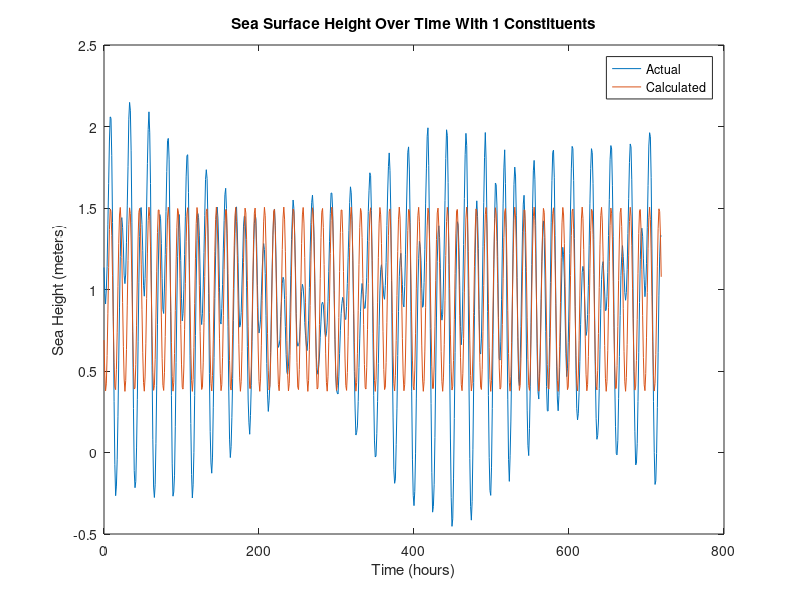
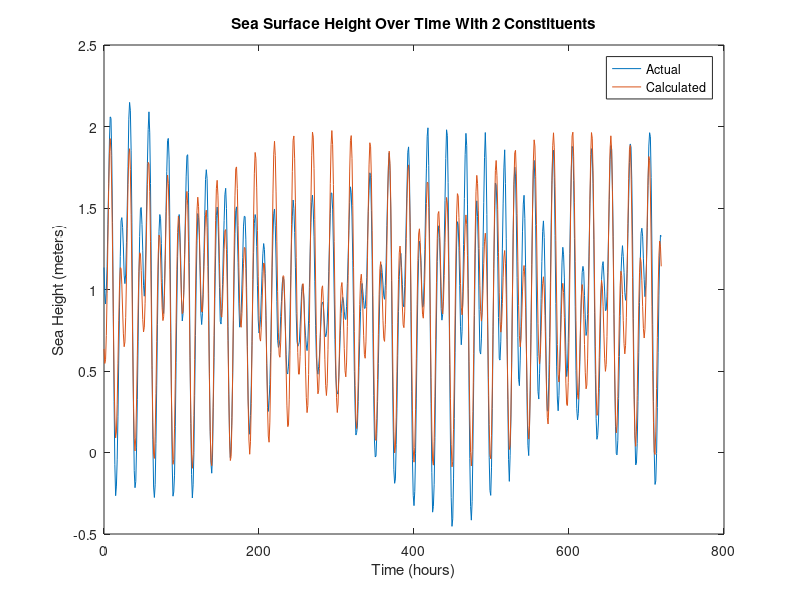
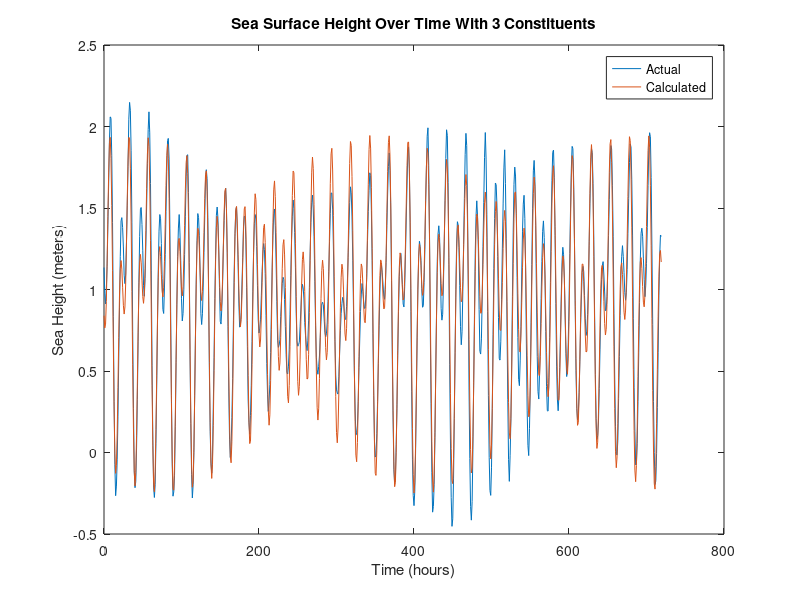
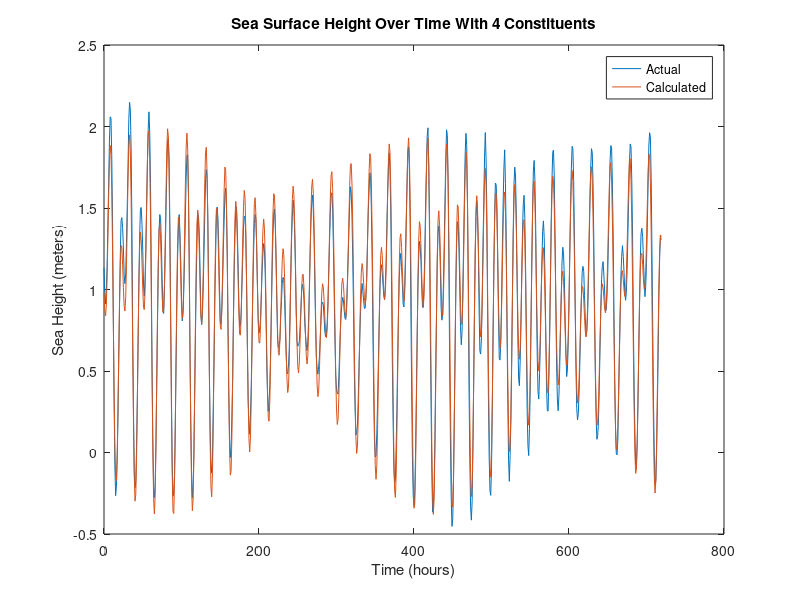

Recreate these plots in MATLAB, in order.
%PSet 4 Problem 2
clear;

% A)
load tide_data;
k=1:1:720;
newt=t(k);
newh=h(k);
T=[12.420601220444135;23.934469655965803;25.819341664737628;12.000000000000000];

for p=1:4
    figure;
    A=ones(length(newt),p*2+1);
    
    for i=2:p+1
        for j=1:length(newt)
            A(j,i)= cos(2*pi*newt(j)/T(i-1));
        end
    end
    for i=p+2:p*2+1
        for j=1:length(newt)
            A(j,i)= -sin(2*pi*newt(j)/T(i-(p+1)));
        end
    end
    
    Ata=A'*A;
    Atb=A'*newh;
    %f=gauss(Ata,Atb);
    f=Ata\Atb;
    i=2:1:p+1;
    x=f(i);
    y=f(i+p);
    h0=f(1);
    phi=atan2(y,x);
    a=x./cos(phi);
    
    ht= [];
    
    for k=1:length(newt)
        s=0;
        for i=1:p
            s=s+a(i)*cos(2*pi*newt(k)/T(i)+phi(i));
        end
        ht(k)=h0+s;
    end
    plot(newt,newh)
    hold all
    plot(newt,ht)
    string=sprintf('Sea Surface Height Over Time With %g Constituents',p);
    title(string)
    legend('Actual','Calculated')
    xlabel('Time (hours)')
    ylabel('Sea Height (meters)')
    residual=newh-ht';
    norm(residual)
end



